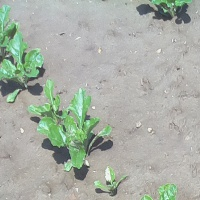
#> input picture data_beet/im_0.jpg, 200 x 200 px, found by its file name; its folder holds only this picture in this run
$ jupyter execute --allow-errors beet_thitle_classification.ipynb
#> lines starting #> are read from the running program, lines starting #| are printed output that depends on the picture; after the words box and inside, x2 and y2 are one past the last pixel; in counts of white or black regions, pixels touching at a corner belong together
# EXG PART

[cell 1]
import numpy as np
import cv2
import matplotlib.pyplot as plt
import os

[cell 2]
def ExG(im):
    exg = []
    for i in range(200):
        for j in range(200):
            R = im[i][j][0]
            G = im[i][j][1]
            B = im[i][j][2]
            s = R + G + B
            if( s > 0):
                r = R/s
                g = G/s
                b = B/s
                exg.append(2*g - r - b)
            else:
                exg.append(0)
    return exg

[cell 3]
def create_path(path):
    if not os.path.exists(os.path.dirname(path)):
        try:
            os.makedirs(os.path.dirname(path))
        except OSError as exc: # Guard against race condition
            if exc.errno != errno.EEXIST:
                raise

[cell 4]
def exg(k):
#> called with k = 0
    im = cv2.imread("/home/ltruong/Desktop/hellboy/beet/data_beet/im_"+str(k)+".jpg")
#> im is the input picture: shape (200, 200, 3); mean B, G, R 165.4, 175.5, 168.5
    im3 = im.copy()
#     im_hsv=cv2.cvtColor(im, cv2.COLOR_RGB2HSV)


    for i in range(200):
        for j in range(200):
            R = im[i][j][0]
            G = im[i][j][1]
            B = im[i][j][2]
    # [5 lines of commented-out code are left out]
            exg = 2*G -R -B
            if (exg > 100):
                im[i][j][0] = 0
                im[i][j][1] = 255
                im[i][j][2] = 0
            elif (exg > 40 & exg <55 & (B<80 and B >50) and (R<80 and R >50)):
                im[i][j][0] = 0
                im[i][j][1] = 0
                im[i][j][2] = 255
            else:
                im[i][j][0] = 255
                im[i][j][1] = 255
                im[i][j][2] = 255

    plt.imshow(im)
    b = im.copy()
    # set green and red channels to 0
    b[:, :, 1] = 0
    b[:, :, 2] = 0
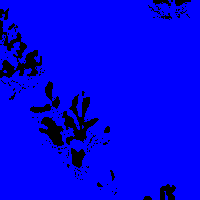
#> b: shape (200, 200, 3); mean B, G, R 234.2, 0, 0


    g = im.copy()
    # set blue and red channels to 0
    g[:, :, 0] = 0
    g[:, :, 2] = 0
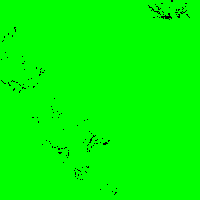
#> g: shape (200, 200, 3); mean B, G, R 0, 253, 0


    r = im.copy()
    # set blue and green channels to 0
    r[:, :, 0] = 0
    r[:, :, 1] = 0
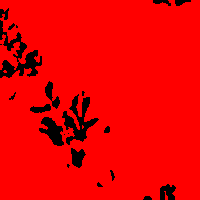
#> r: shape (200, 200, 3); mean B, G, R 0, 0, 236.2

    # METHOD_1
    # DRAW BEET
    imgray = cv2.cvtColor(r, cv2.COLOR_BGR2GRAY)
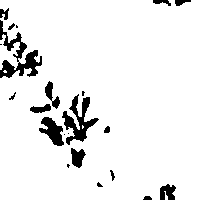
#> imgray: shape (200, 200); values 0 (black) and 76 (white), 92.6% white; 22 black regions (7 under 20 px), largest, box (x1, y1, x2, y2) and area: (0, 20, 42, 78) 828, (62, 94, 99, 145) 689, (39, 117, 64, 146) 388
#     plt.imshow(imgray)
    ret,thresh = cv2.threshold(imgray,0,127,0)
#> thresh: shape (200, 200); values 0 (black) and 127 (white), 92.6% white; 22 black regions (7 under 20 px)
#     plt.imshow(thresh)
    contours, hierarchy = cv2.findContours(thresh,cv2.RETR_TREE,cv2.CHAIN_APPROX_SIMPLE)
#> contours = 20 contours, 8 with area under 20; largest, box (x1, y1, x2, y2) and area: (0, 0, 200, 200) 38157, (61, 93, 100, 146) 818, (38, 116, 65, 147) 435, (70, 147, 87, 169) 220, (29, 103, 52, 114) 143

    z = cv2.drawContours(im3, contours, -1, (0,255,0), 2)

    # DRAW THISTLE
    imgray = cv2.cvtColor(g, cv2.COLOR_BGR2GRAY)
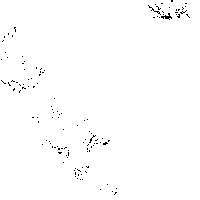
#> imgray: shape (200, 200); values 0 (black) and 150 (white), 99.2% white; black in thin lines or dots
#     plt.imshow(imgray)
    ret,thresh = cv2.threshold(imgray,0,127,0)
#> thresh: shape (200, 200); values 0 (black) and 127 (white), 99.2% white; black in thin lines or dots
    contours, hierarchy = cv2.findContours(thresh,cv2.RETR_TREE,cv2.CHAIN_APPROX_SIMPLE)
#> contours = 163 contours, 161 with area under 20; largest, box (x1, y1, x2, y2) and area: (0, 0, 200, 200) 39596, (160, 12, 173, 20) 48
    z = cv2.drawContours(z, contours, -1, (0,0,255), 1)
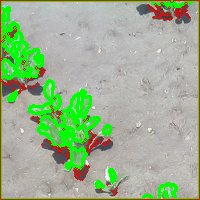
#> z: shape (200, 200, 3); mean B, G, R 143.5, 178.4, 156.8
    print(k)

    create_path("/home/ltruong/Desktop/hellboy/beet/results_exg/"+"img_"+str(k)+"/class_type1.jpg")
    cv2.imwrite("/home/ltruong/Desktop/hellboy/beet/results_exg/"+"img_"+str(k)+"/class_type1.jpg",im)
    create_path("/home/ltruong/Desktop/hellboy/beet/results_exg/"+"img_"+str(k)+"/class_type2.jpg")
    cv2.imwrite("/home/ltruong/Desktop/hellboy/beet/results_exg/"+"img_"+str(k)+"/class_type2.jpg",z)

#> (a cell that did not finish here is left out)

## Save ExG values into picture

#> (a cell that did not finish here is left out)

#> after the loop in ExG, `for i in range(200):`: exg = 40000 items
#> `img_load = np.asarray(ExG(img_load)).reshape(200,200)`:
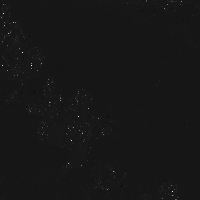
#> img_load: shape (200, 200) float64; min -12, max 123, mean 0.4; drawn with min black and max white
#> `cv2.imwrite("results_exg/img_"+str(i)+"/exg.jpg",img_load)`:
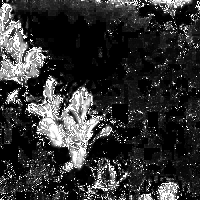
#> saved as exg.jpg: shape (200, 200); min 0, max 255, mean 50.7
    img_load = img_load*255
#     print(img_load)
#     cv2.imshow('img',img_load)
    cv2.imwrite("results_exg/img_"+str(i)+"/exg.jpg",img_load)
#     cv2.waitKey(0)
#     cv2.destroyAllWindows()

# Haar Cascade Classifier

[cell 7]
beet_cascade = cv2.CascadeClassifier('beetDetector.xml')
print (beet_cascade)

img = cv2.imread('data_beet/im_1.jpg')
# gray = cv2.cvtColor(img, cv2.COLOR_BGR2GRAY)
# plt.imshow(gray)

[cell 8]
beet = beet_cascade.detectMultiScale(img, 5, 10)
#> beet = ()
print(beet)
for (x,y,w,h) in beet:
    cv2.rectangle(img,(x,y),(x+w,y+h),(0,255,0),3)
    roi_gray = gray[y:y+h, x:x+w]
    roi_color = img[y:y+h, x:x+w]
#> this loop made 0 passes
#> `gray = cv2.cvtColor(video_cap, cv2.COLOR_BGR2GRAY)`:
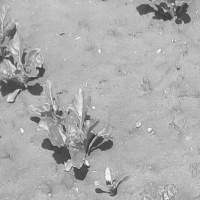
#> gray: shape (200, 200); min 51, max 247, mean 172.3
#> `rects = cascade.detectMultiScale(gray, scaleFactor=scale_factor, minNe..`: rects = [[22, 72, 96, 96]]
#> the loop `for (x, y, w, h) in rects:` made 1 pass
#> after the loop `for (x, y, w, h) in rects:`:
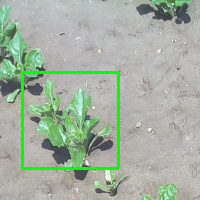
#> video_cap: shape (200, 200, 3); 2.87% of pixels changed, all inside (x1, y1, x2, y2) = (21, 71, 120, 170)
#> `rects1 = cascade1.detectMultiScale(gray, scaleFactor=scale_factor, min..`: rects1 = ()

cv2.imshow('img',img)
cv2.waitKey(0)
cv2.destroyAllWindows()

[cell 9]
import time
scale_factor = 1.05
min_neighbors = 3
min_size = (10, 10)
cascade = cv2.CascadeClassifier('beetDetector.xml')
cascade1 = cv2.CascadeClassifier('thistleDetector.xml')
#> (the rest of this cell did not finish here and is left out)
